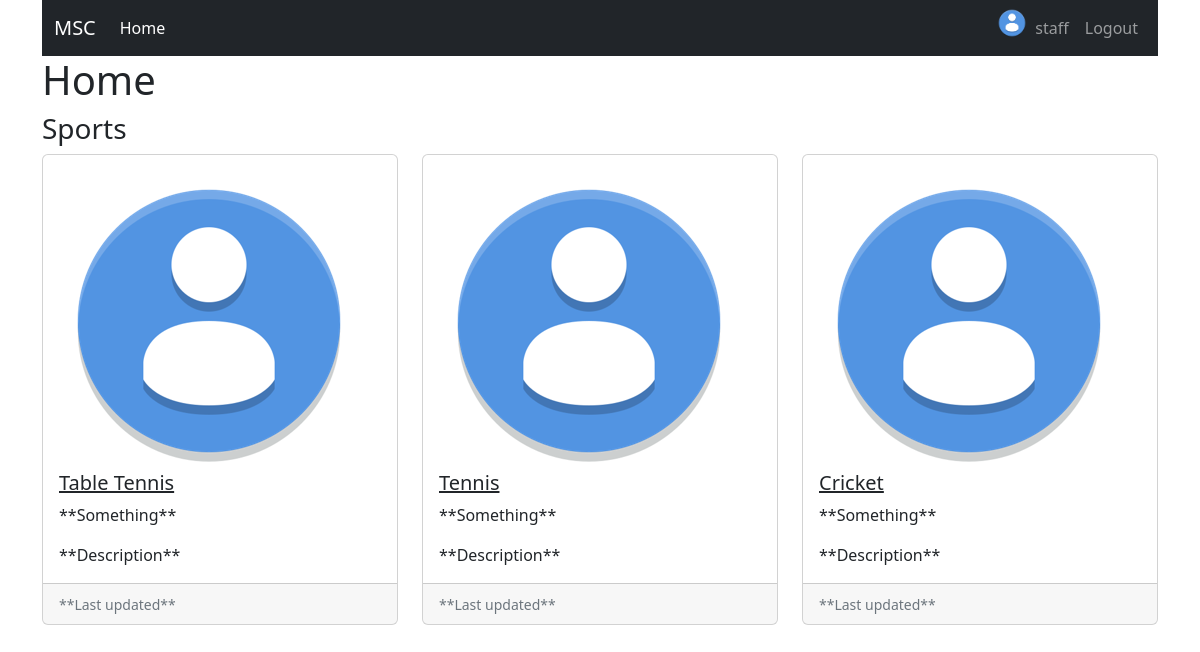
Screenshot of / (signed in) with the database file from the repository.
### users/models.py (models this page shows, shortened)
class User(AbstractUser):
    username = models.CharField(max_length=255, null=True, default='', unique=True)
    email = models.EmailField(unique=True)
    avatar = models.ImageField(default='default.png', upload_to='profile_pics')
    first_name = models.CharField(max_length = 255, null=True, default='')
    last_name = models.CharField(max_length = 255, null=True, default='')
    USERNAME_FIELD = 'username'
    REQUIRED_FIELDS = ['email']
    class Meta:
        verbose_name = 'User'
        verbose_name_plural = 'Users'

### sports/models.py (models this page shows, shortened)
class Sport(models.Model):
    name = models.CharField(max_length=255, null=True, default="", unique=True)
    code = models.CharField(max_length=10, null=True, default="", unique=True)
    image = models.ImageField(default='default.png', upload_to='sport_pics')
    class Meta:
        verbose_name = 'Sport'
        verbose_name_plural = 'Sports'

### users/views.py (the view)
# urls.py: path('', user_views.homepage, name='home'),
@login_required
def homepage(request):
    sports = [i for i in Sport.objects.all()]
    return render(request, 'users/home.html', {'sports':sports})

### users/templates/users/home.html
{% extends "users/base.html" %}
{% load crispy_forms_tags %}
{% block content %}
    <h1>Home</h1>
    <h3>Sports</h3>
    <div class="row row-cols-1 row-cols-md-3 g-4">
        {% for game in sports %}
            <div class="col">
                <div class="card h-100">
                    <div class="card-body">
                        <img src="{{ game.image.url }}" alt="sport image">
                        <a href="sport/{{ game.code }}/" class="link-dark"><h5 class="card-title">{{ game.name }}</h5></a>
                        <p class="secondary">**Something**</p>
                        <p class="card-text">**Description**</p>
                    </div>
                    <div class="card-footer">
                        <small class="text-muted">**Last updated**</small>
                    </div>
                </div>
            </div>
        {% endfor %}
        <br>
    </div>
{% endblock content %}

### users/templates/users/base.html (shortened to what this page needs)
{% load static %}
<!doctype html>
<html lang="en">
  <head>
    <link href="https://cdn.jsdelivr.net/npm/bootstrap@5.2.0/dist/css/bootstrap.min.css" rel="stylesheet">
  </head>
  <body>
    <div class="container">
      <nav class="navbar sticky-top navbar-expand-lg navbar-dark bg-dark">
        <div class="container-fluid">
          <a class="navbar-brand" href="https://tinyurl.com/3wcyvb7x">MSC</a>
          <div class="collapse navbar-collapse" id="navbarSupportedContent">
            <ul class="navbar-nav me-auto mb-2 mb-lg-0">
              <li class="nav-item">
                <a class="nav-link active" aria-current="page" href="{% url 'home' %}">Home</a>
              </li>
            </ul>
            <div class="navbar-nav">
              {% if user.is_authenticated %}
                <a href="{% url 'profile' %}"><img src="{{ user.avatar.url }}" alt="user-image" width="30" class="image-fluid image-thumbnail rounded-circle account-img"></a>
                <a class="nav-item nav-link" href="{% url 'profile' %}">{{ user.username }}</a>
                <a class="nav-item nav-link" href="{% url 'logout' %}">Logout</a>
              {% else %}
                <a class="nav-item nav-link" href="{% url 'login' %}">Login</a>
                <a class="nav-item nav-link" href="{% url 'register' %}">Register</a>
              {% endif %}
            </div>
          </div>
        </div>
      </nav>
      {% block content %}{% endblock %}
    </div>
  </body>
</html>

### rows the page displays
User: avatar (placeholder picture), username "staff"
Sport: image (placeholder picture), name "Table Tennis"
Sport: image (placeholder picture), name "Tennis"
Sport: image (placeholder picture), name "Cricket"
